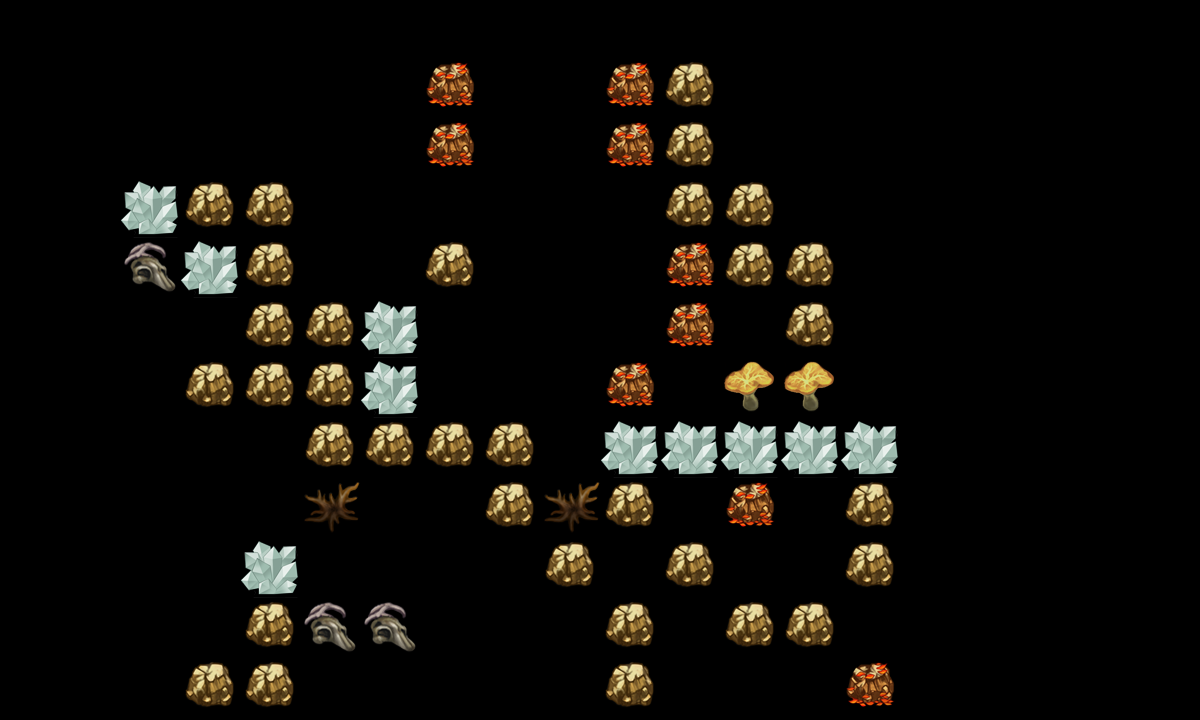

Tiled map render using the project's own tile images. Description and the map definition, with tile-layer contents summarised, below:
An orthogonal 20x12 tile map with 60x60 px tiles, 2 tile layers (canDes, cannotDes) and 24 objects (re3, re1, re2, tankpoint, re4, ...).

<map version="1.0" orientation="orthogonal" width="20" height="12" tilewidth="60" tileheight="60">
 <tileset firstgid="1" name="tmw_desert_spacing" tilewidth="60" tileheight="60">
  <image source="tmw_desert_spacing.png" width="480" height="300" />
  <tile id="30">
   <properties>
    <property name="canDes" value="1" />
   </properties>
  </tile>
 </tileset>
 <layer name="canDes" width="20" height="12">
  <data>[240 cells, 49 non-empty, 5 distinct tile ids]</data>
 </layer>
 <layer name="cannotDes" width="20" height="12">
  <data>[240 cells, 10 non-empty, 1 distinct tile ids]</data>
 </layer>
 <objectgroup name="spawnPoints" width="20" height="12">
  <object name="re3" x="298" y="119" width="60" height="60" />
  <object name="re1" x="537" y="300" width="60" height="60" />
  <object name="re2" x="177" y="62" width="60" height="60" />
  <object name="tankpoint" x="477" y="600" width="60" height="60" />
  <object name="re4" x="779" y="62" width="60" height="60" />
  <object name="re5" x="117" y="420" width="60" height="60" />
  <object name="re6" x="57" y="300" width="60" height="60" />
  <object name="re7" x="537" y="420" width="60" height="60" />
 </objectgroup>
 <objectgroup name="roadPoints" width="20" height="12" visible="0">
  <object name="p1" x="300" y="660" width="60" height="60" />
  <object name="p2" x="297" y="423" width="60" height="60" />
  <object name="p3" x="599" y="419" width="60" height="60" />
  <object name="p4" x="600" y="56" width="60" height="60" />
 </objectgroup>
 <objectgroup name="bossPoint" width="20" height="12" visible="0">
  <object name="boss1" x="663" y="0" width="60" height="60" />
 </objectgroup>
 <objectgroup name="buildingPoint" width="20" height="12">
  <object name="building1" x="477" y="61" width="120" height="120" />
 </objectgroup>
 <objectgroup name="endPoint" width="20" height="12">
  <object name="endpoint" x="537" y="240" width="60" height="60" />
 </objectgroup>
 <objectgroup name="morePoint" width="20" height="12">
  <object name="morepoint" x="237" y="420" width="60" height="60" />
 </objectgroup>
 <objectgroup name="minesPoint" width="20" height="12">
  <object name="mines1" x="717" y="300" width="60" height="60" />
  <object name="mines2" x="777" y="480" width="60" height="60" />
  <object name="mines3" x="657" y="660" width="60" height="60" />
  <object name="mines4" x="357" y="480" width="60" height="60" />
  <object name="mines5" x="177" y="300" width="60" height="60" />
  <object name="mines6" x="357" y="60" width="60" height="60" />
  <object name="mines7" x="417" y="300" width="60" height="60" />
  <object name="mines8" x="717" y="120" width="60" height="60" />
 </objectgroup>
</map>
